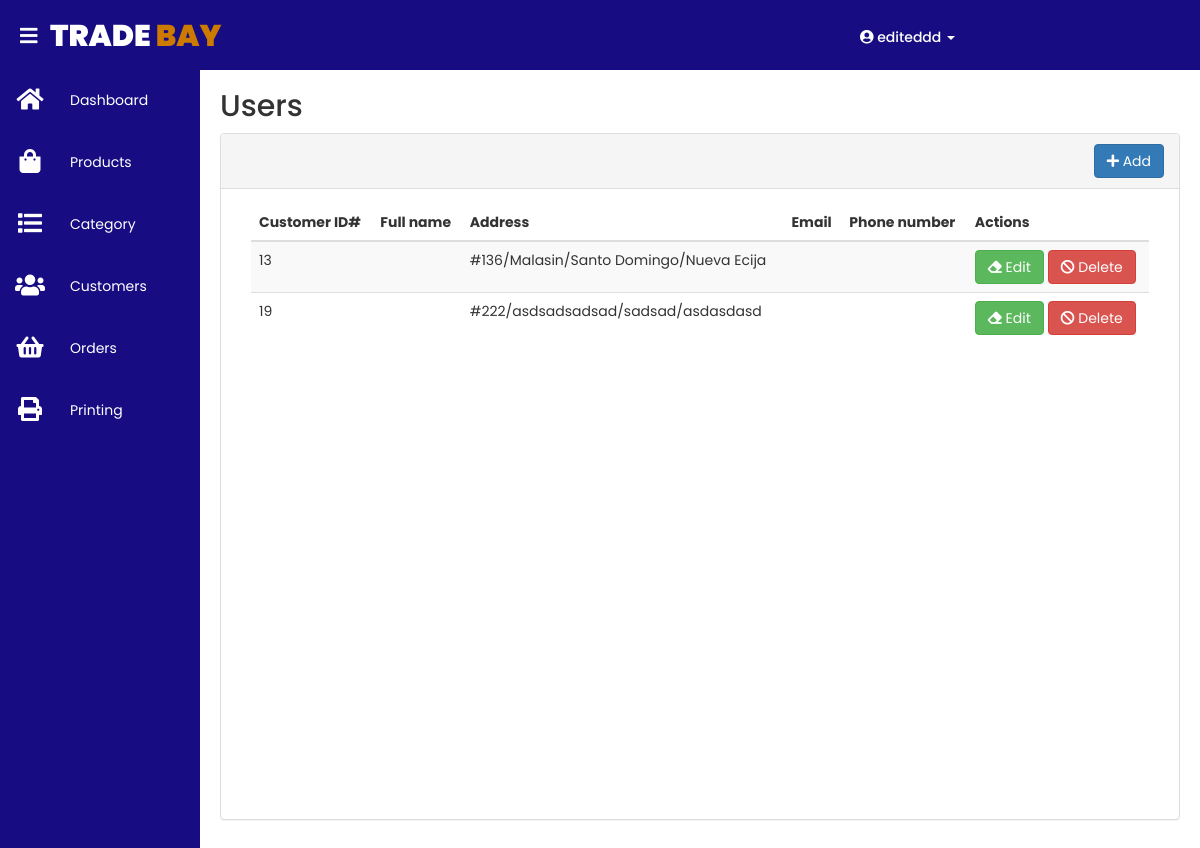
/admin/customer_withadd.php (signed in), run on the app's committed database.
### tables this page shows
CREATE TABLE `customer_tbl` (
  `customer_id` int(10) NOT NULL,
  `customer_fname` varchar(25) NOT NULL,
  `customer_lname` varchar(25) NOT NULL,
  `house_no` int(10) NOT NULL,
  `barangay` varchar(25) NOT NULL,
  `city` varchar(25) NOT NULL,
  `province` varchar(25) NOT NULL,
  `customer_email` varchar(50) NOT NULL,
  `customer_phonenumber` varchar(15) NOT NULL,
  `date_created` timestamp NOT NULL DEFAULT current_timestamp() ON UPDATE current_timestamp(),
  `account_id` int(10) NOT NULL
);

### admin/customer_withadd.php (the view, shortened to what this page needs)
<?php
	include('../include/dbconnection.php');
	include('../include/header.php');
	include('../include/navbar.php');
	$query3 = "SELECT * FROM customer_tbl";
	$result3 = mysqli_query($db,$query3);
	$show_cust = mysqli_fetch_assoc($result3);
?>
	<div class="content">
		<div class="for_title">
			<h2>Users</h2>
		</div>
		<div class="my_content">
			<div class="panel panel-default">
			  	<div class="panel-heading" style="height: 55px">
			  		<button type="button" class="btn btn-primary" style="margin-left: -50%; float:right;" data-toggle="modal" data-target="#add_user"><i class="fa fa-plus" aria-hidden="true"></i> Add</button>
			  	</div>
			  	<div class="panel-body">
			  		<div class="container" style="width: 100%; height: 600px; overflow: auto;">
			  			<table class="table table-striped">
			  				<thead>
			  					<tr>
			  						<th>Customer ID#</th>
			  						<th>Full name</th>
			  						<th>Address</th>
			  						<th>Email</th>
			  						<th>Phone number</th>
			  						<th>Actions</th>
			  					</tr>
			  				</thead>
			  				<tbody>
			  					<?php
			  						if (mysqli_num_rows($result3) ==0) {
			  							?>
			  								<tr>
			  									<td colspan="6" class="text-center">No Entry<td>
			  								</tr>
			  							<?php
			  						}
			  						else{
			  							do{
			  					?>
			  						<tr>
			  							<td><?php echo $show_cust['customer_id']; ?></td>
			  							<td><?php echo ''.$show_cust['first_name'].' '.$show_cust['last_name'].''; ?></td>
			  							<td><?php echo '#'.$show_cust['house_no'].'/'.$show_cust['barangay'].'/'.$show_cust['city'].'/'.$show_cust['province'].''; ?></td>
			  							<td><?php echo $show_cust['email']; ?></td>
			  							<td><?php echo $show_cust['phone_number']; ?></td>
			  							<td>
			  								<form method="POST">
				  								<button type="submit" name="edit" class="btn btn-success">
				  									<i class="fa fa-eraser" aria-hidden="true" ></i> Edit
				  								</button>
				  								<button type="submit" name="delete" class="btn btn-danger" onclick="return confirm('Are you sure you want to delete <?php echo ''.$show_cust['first_name'].' '.$show_cust['last_name'].''; ?>?')">
				  									<i class="fa fa-ban" aria-hidden="true" ></i> Delete
				  								</button>
				  							</form>
			  							</td>
			  						</tr>
			  					<?php
			  							}while ($show_cust = mysqli_fetch_assoc($result3));
			  						}
			  					?>
			  				</tbody>
			  			</table>
			  		</div>
			  	</div>
			</div>
		</div>
	</div>

### style/style.css (style rules this page uses)
* { margin: 0; padding: 0; box-sizing: border-box; font-family: 'Poppins', sans-serif; font-size: 14px; }
body { min-height: 100vh; }
.content { padding: 20px; margin-top: 50px; margin-left: 200px; background-position: center; background-size: cover; height: 100vh; transition: 0.5s; }
.for_title, .my_content { left: 0; margin-top: 10px; width: 100%; }

### data on the page
customer_tbl: customer_id "13", house_no "136", barangay "Malasin", city "Santo Domingo", province "Nueva Ecija"
customer_tbl: customer_id "19", house_no "222", barangay "asdsadsadsad", city "sadsad", province "asdasdasd"

### other printed values
$_SESSION['username'] "editeddd"
